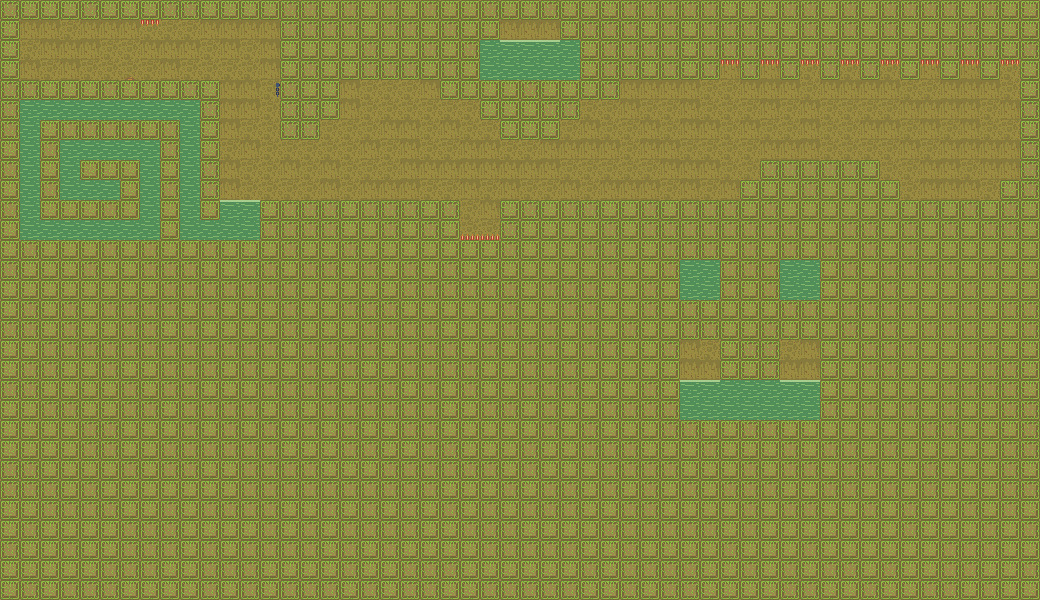

This is a level from a 2D game, rendered from its Tiled map with the project's own tilesets. A one-line summary and the map file follow, with tile-layer data summarised:
An orthogonal 52x30 tile map with 20x20 px tiles, 3 tile layers (Background, Details, Walls) and 7 objects.

<map version="1.0" orientation="orthogonal" renderorder="right-down" width="52" height="30" tilewidth="20" tileheight="20" nextobjectid="18">
 <tileset firstgid="1" name="tileset" tilewidth="20" tileheight="20" tilecount="24" columns="4">
  <image source="tileset.png" width="80" height="120" />
 </tileset>
 <layer name="Background" width="52" height="30">
  <data>[1560 cells, 1560 non-empty, 2 distinct tile ids]</data>
 </layer>
 <layer name="Details" width="52" height="30">
  <data>[1560 cells, 78 non-empty, 5 distinct tile ids]</data>
 </layer>
 <layer name="Walls" width="52" height="30">
  <data>[1560 cells, 1234 non-empty, 5 distinct tile ids]</data>
 </layer>
 <objectgroup name="Collision">
  <object id="1" x="1" y="80" width="219" height="246" />
  <object id="2" x="280.25" y="0" width="39.5" height="138.75" />
  <object id="3" x="317" y="-1" width="22.75" height="120" />
  <object id="4" x="1" y="-1" width="279" height="20.25" />
  <object id="5" x="2" y="22" width="18" height="58" />
  <object id="7" x="221" y="241" width="238.667" height="78" />
  <object id="8" x="260.667" y="200.667" width="199.333" height="70.3333" />
 </objectgroup>
</map>